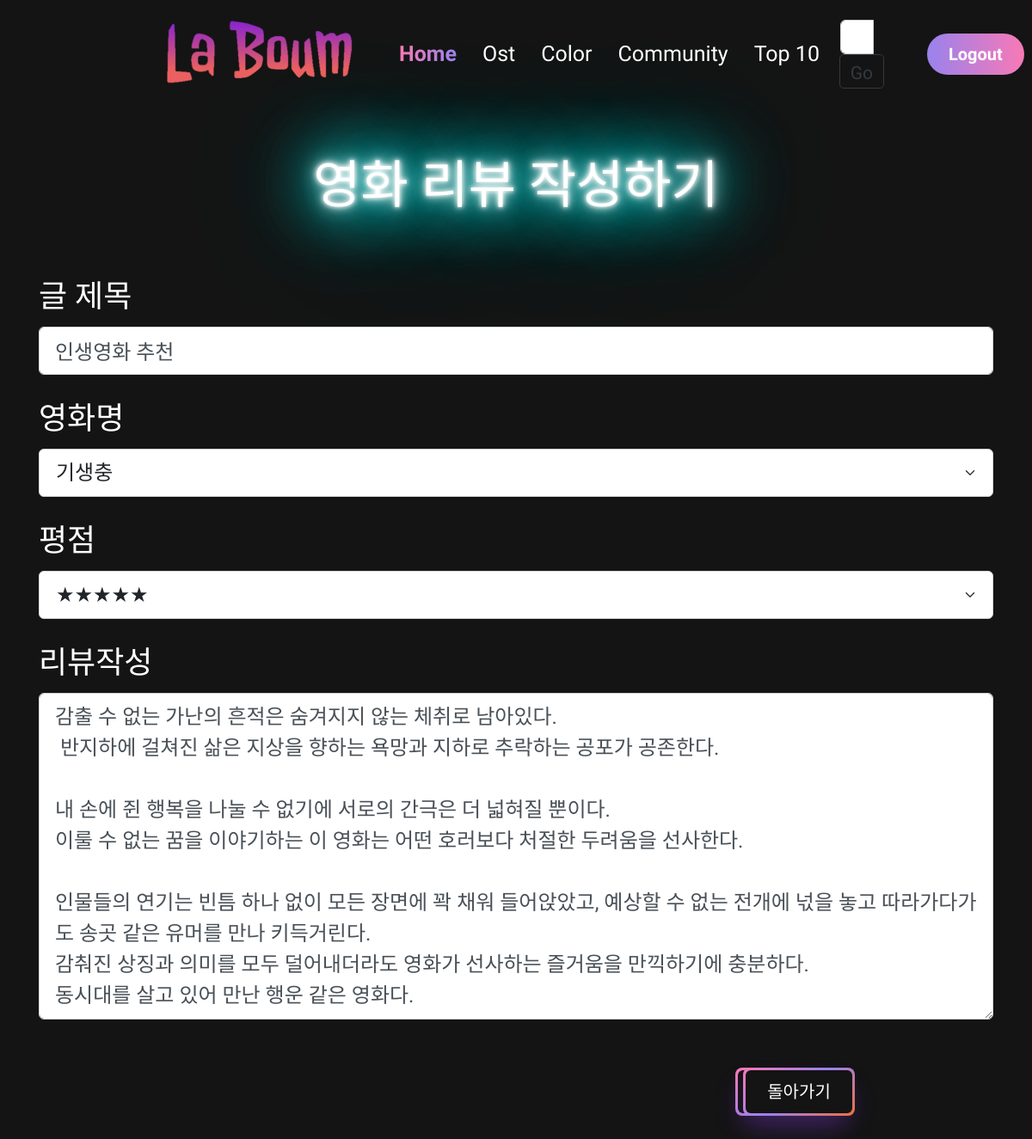
Page /community/8/update/ (signed in) on the committed database.
### community/models.py (models this page shows)
class Review(models.Model):
    RANKS = [
        (1, '★'),
        (2, '★★'),
        (3, '★★★'),
        (4, '★★★★'),
        (5, '★★★★★'),
    ]
    title = models.CharField(max_length=100)
    movie_title = models.ForeignKey(Movie, on_delete=models.CASCADE)
    rank = models.IntegerField(choices=RANKS, default=5)
    content = models.TextField()
    created_at = models.DateTimeField(auto_now_add=True)
    updated_at = models.DateTimeField(auto_now=True)
    user = models.ForeignKey(settings.AUTH_USER_MODEL, on_delete=models.CASCADE)
    like_users = models.ManyToManyField(settings.AUTH_USER_MODEL, related_name='like_reviews')

### movies/models.py (models this page shows)
class Movie(models.Model):
    title = models.CharField(max_length=100)
    release_date = models.DateField()
    popularity = models.FloatField()
    vote_count = models.IntegerField()
    vote_average = models.FloatField()
    overview = models.TextField()
    poster_path = models.CharField(max_length=200)
    genres = models.ManyToManyField(Genre, related_name='movies')
    def __str__(self):
        return self.title

### community/views.py (the view)
# urls.py: path('<int:review_pk>/update/', views.update_review, name='update_review'),
@login_required
@require_http_methods(['GET', 'POST'])
def update_review(request, review_pk):
    review = get_object_or_404(Review, pk=review_pk)
    if request.user == review.user:
        if request.method == 'POST':
            form = ReviewForm(request.POST, instance=review)
            if form.is_valid():
                review = form.save()
                return redirect('community:detail', review.pk)
        else:
            form = ReviewForm(instance=review)
        context = {'form': form,
                   'review': review,}
        return render(request, 'community/create.html', context)
    else:
        return redirect('community:detail', review.pk)

### community/forms.py
class ReviewForm(forms.ModelForm):
    class Meta:
        model = Review
        fields = ['title', 'movie_title', 'rank', 'content']
        widgets = {
            'title': forms.TextInput(attrs={'placeholder':'글의 제목을 작성하세요'}),
            'content': forms.Textarea(attrs={'placeholder':'리뷰를 작성하세요'}),
        }
        labels = {
            'title' : '글 제목',
            'movie_title' : '영화명',
            'rank': '평점',
            'content':'리뷰작성',
        }

### community/templates/community/create.html (shortened to what this page needs)
{% extends 'base.html' %}
{% load bootstrap5 %}
{% load static %}
{% block link %}
  <link rel="stylesheet" href="{% static 'community/create.css' %}">
  <link rel="stylesheet" href="{% static 'community/index.css' %}">
{% endblock link %}
{% block content %}
<br>
  <h1 class="text-center neon neon-s" style="color:white;">영화 리뷰 작성하기</h1>
  <br>
  <div classs="container">
    <form action="" method="POST" class="container">
      {% bootstrap_form form %}
      <br>
          <button type="submit" class="button-64 btn-m1" role="button"><span class="text">저장하기</span></button>
    </form>
          <a href="{% url 'community:index' %}" class="text-decoration-none">
            <button class="button-64 btn-m2 text-decoration-none" role="button"><span class="text-decoration-none">돌아가기</span></button>
          </a>
  </div>
{% endblock %}

### community/static/community/create.css (style rules this page uses)
label { display: inline-block; height: 50px; width: 220px; }
input { margin-bottom: 1em; }
option { color:black; }
.button-64 span { background-color: #141414; padding: 16px 24px; border-radius: 6px; width: 100%; height: 100%; transition: 300ms; }
@media (min-width: 768px) { .button-64 { font-size: 24px; min-width: 196px; } }
.btn-m1 { position: relative; left: 73%; bottom: 22px;; }
.btn-m2 { position: relative; left: 72%; bottom: 78px; text-decoration: none; }

### community/static/community/index.css (style rules this page uses)
.button-64 { align-items: center; background-image: linear-gradient(144deg,#f879b6,#9982ed 50%, #f1703d); border: 0; border-radius: 8px; box-shadow: rgba(151, 65, 252, 0.2) 0 15px 30px -5px; box-sizing: border-box; color: #FFFFFF; display: flex; font-family: 'Gowun Dodum'; font-size: 20px; justify-content: center; line-height: 1em; max-width: 100px; padding: 3px; text-decoration: none; user-select: none; -webkit-user-select: none; touch-action: manipulation; white-space: nowrap; cursor: pointer; }
.button-64 span { background-color: #141414; padding: 16px 24px; border-radius: 6px; width: 100%; height: 100%; transition: 300ms; font-size: 20px; }
@media (min-width: 768px) { .button-64 { font-size: 18px; min-width: 130px; } }
.neon { color: #fff; text-shadow: 0 0 5px #fff, 0 0 10px #fff, 0 0 20px #fff, 0 0 40px #0ff, 0 0 80px #0ff, 0 0 90px #0ff, 0 0 100px #0ff, 0 0 150px #0ff; }
.neon-s { font-weight: 400; text-transform: uppercase; }

### templates/base.html (style rules this page uses)
* { font-family:'Gowun Dodum', sans-serif; font-size:1.5rem; color:white; }

### rows in the picture
Review: title "인생영화 추천", movie_title "기생충", rank "★★★★★", content "감출 수 없는 가난의 흔적은 숨겨지지 않는 체취로 남아있다. 반지하에 걸쳐진 삶은 지상을 향하는 욕망과 지하로 추락하는 공포가 공존한다. 내 손에 쥔 행복을 나눌 수 없기에 서로의 간극은 더 넓혀질 뿐이다. 이룰 수 없는 꿈을 이야기하는 이 영화는 어떤 호러보다 처절한 두려움을 선사한다. 인물들의 연기는 빈틈 하나 없이 모든 장면에 꽉 채워 들어앉았고, 예상할 수 없는 전개에 넋을 놓고 따라가다가도 송곳 같은 유머를 만나 키득거린다. 감춰진 상징과 의미를 모두 덜어내더라도 영화가 선사하는 즐거움을 만끽하기에 충분하다. 동시대를 살고 있어 만난 행운 같은 영화다."
